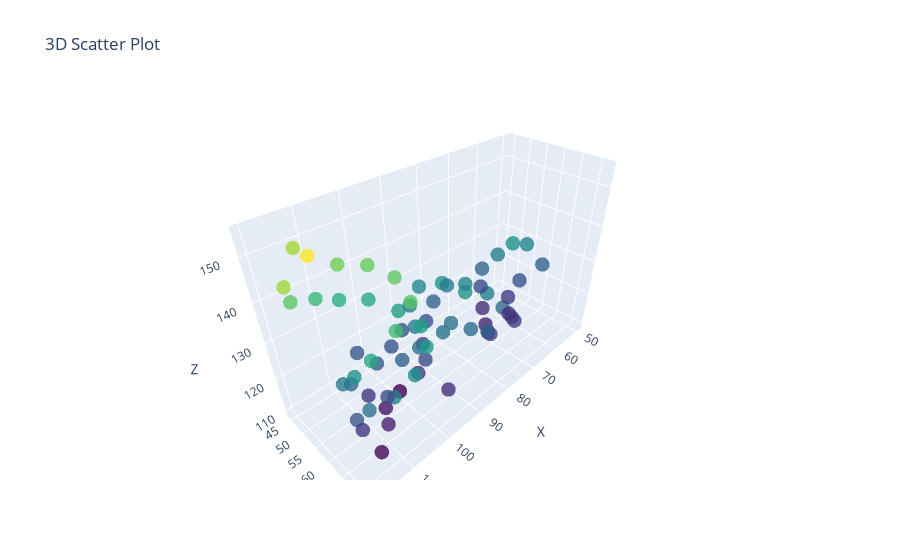

Write notebook code for a chart like this one.
### Code cell
import plotly.graph_objects as go
import numpy as np

# Example: Generate an Nx3 matrix
xyz = train_dataset[200]['xyz']  # Replace this with your actual Nx3 data
N = len(xyz)

for _ in range(2): #plot twice because it doesnt show up on first try for some reason
    # Extract columns
    x, y, z = xyz[:, 0], xyz[:, 1], xyz[:, 2]
    
    # Create the 3D scatter plot
    fig = go.Figure(data=[go.Scatter3d(
        x=x, y=y, z=z,
        mode='markers',
        marker=dict(
            size=5,
            color=z,  # Coloring based on z-value
            colorscale='Viridis',  # Choose a colorscale
            opacity=0.8
        )
    )])
    
    # Customize layout
    fig.update_layout(
        scene=dict(
            xaxis_title="X",
            yaxis_title="Y",
            zaxis_title="Z"
        ),
        title="3D Scatter Plot"
    )

fig.show()
